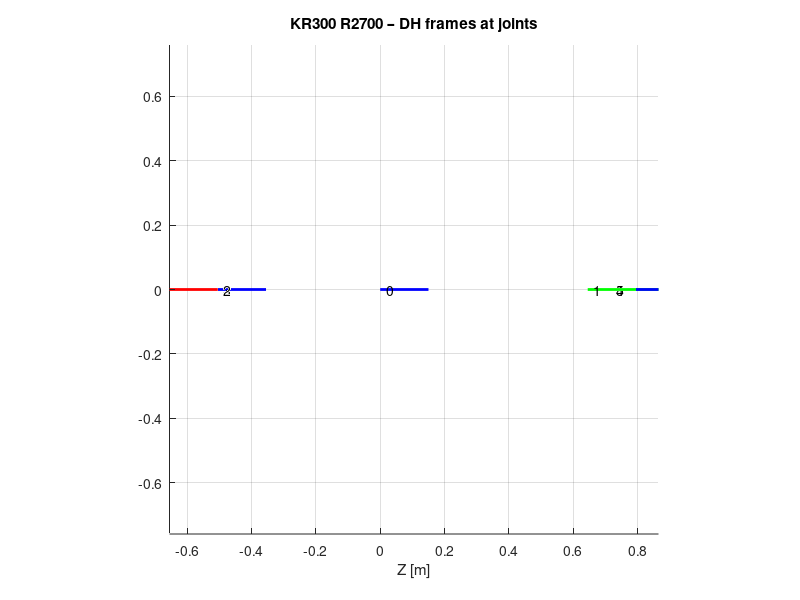

Here is the MATLAB script that generated this plot:
function KR300_DH_frames_visual()
% ============================================================
% KR300 R2700 – DH CLASSIC
% Visualizacion de FRAMES DH ubicados EN LAS JUNTAS
% (no barras físicas, no dinámica, solo DH correcto)
% ============================================================

clc; close all;

%% Joint values (rad)
q = [0 -pi/2 -pi/2 0 0 0];

%% DH parameters (Craig) – FRAMES AT JOINTS
% i :  ai [m]   di [m]    alpha_i
a     = [0.330   1.150   0.115   0     0     0.240];
d     = [0.645   0       0       1.220 0     0];
alpha = [pi/2    0      pi/2    pi/2 -pi/2  0];

%% Forward kinematics – DH
T = eye(4);

O = zeros(3,7);      % origins of frames {0}..{6}
R = cell(7,1);       % rotations of frames

O(:,1) = [0;0;0];
R{1}   = eye(3);

for i = 1:6
    T = T * dh_T(a(i), alpha(i), d(i), q(i));
    O(:,i+1) = T(1:3,4);
    R{i+1}   = T(1:3,1:3);
end

%% Plot frames only
figure('Color','w'); hold on; grid on; axis equal;
view(90,0);   % lateral X–Z view

xlabel('X [m]');
ylabel('Z [m]');
title('KR300 R2700 – DH frames at joints');

scale = 0.15;

for i = 1:7
    draw_frame(O(:,i), R{i}, scale, i-1);
end

end

%% ============================================================
%% DH homogeneous transform (Craig)
%% ============================================================
function T = dh_T(a,alpha,d,theta)
T = [ cos(theta)  -sin(theta)*cos(alpha)   sin(theta)*sin(alpha)  a*cos(theta);
      sin(theta)   cos(theta)*cos(alpha)  -cos(theta)*sin(alpha)  a*sin(theta);
      0            sin(alpha)               cos(alpha)             d;
      0            0                        0                      1 ];
end

%% ============================================================
%% Draw coordinate frame
%% ============================================================
function draw_frame(O, R, s, idx)

x = O + s*R(:,1);
y = O + s*R(:,2);
z = O + s*R(:,3);

plot([O(1) x(1)], [O(3) x(3)], 'r', 'LineWidth', 2); % X
plot([O(1) y(1)], [O(3) y(3)], 'g', 'LineWidth', 2); % Y
plot([O(1) z(1)], [O(3) z(3)], 'b', 'LineWidth', 2); % Z

text(O(1), O(3), sprintf('  {%d}',idx), 'FontSize', 10);

end

